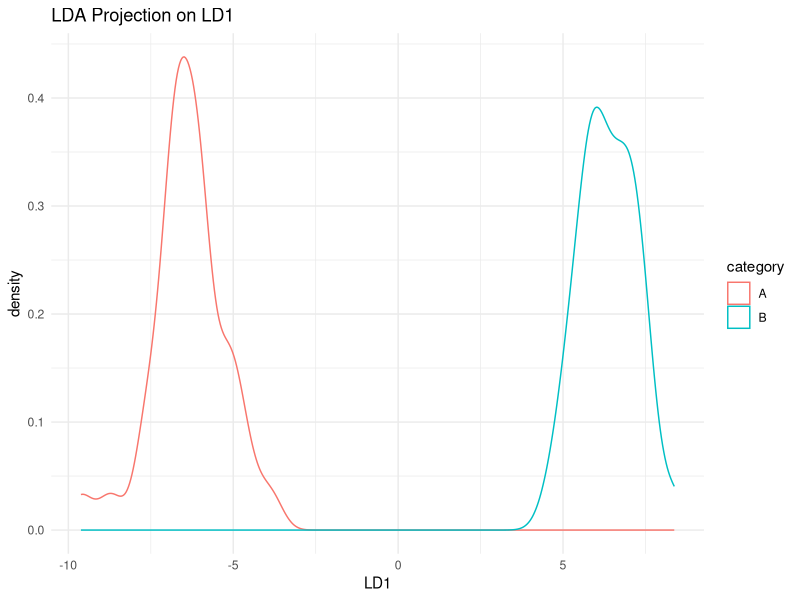

Reproduce this figure in R.
## ---- chunk 1
knitr::opts_chunk$set(echo = TRUE)
list.of.packages <- c("MASS", "ggplot2", "caret")
new.packages <- list.of.packages[!(list.of.packages %in% installed.packages()[,"Package"])]
if(length(new.packages)) install.packages(new.packages)
## ---- chunk 2
set.seed(123)

n <- 100


marketing_spend_A <- rnorm(n/2, mean = 15000, sd = 2000)
marketing_spend_B <- rnorm(n/2, mean = 10000, sd = 2000)
average_price_A <- rnorm(n/2, mean = 35, sd = 5)
average_price_B <- rnorm(n/2, mean = 20, sd = 5)

season <- factor(rep(c("Winter", "Spring", "Summer", "Fall"), each = n / 4))

marketing_spend <- c(marketing_spend_A, marketing_spend_B)
average_price <- c(average_price_A, average_price_B)
category <- factor(c(rep("A", n/2), rep("B", n/2)))


sales <- ifelse(category == "A", 
                marketing_spend * 1.2 - average_price * 1.5 + rnorm(n/2, mean = 5000, sd = 500),
                marketing_spend * 0.8 - average_price * 1.2 + rnorm(n/2, mean = 3000, sd = 500))


data <- data.frame(marketing_spend, average_price, season, sales, category)

head(data)

## ---- chunk 3
library(MASS)

# Splitting data into training and testing sets
set.seed(123)
train_indices <- sample(1:n, n * 0.7)
train_data <- data[train_indices, ]
test_data <- data[-train_indices, ]

# Fitting LDA model
lda_fit <- lda(category ~ ., data = train_data)

# Model summary
print(lda_fit)
## ---- chunk 4
# Predicting test set categories
predictions <- predict(lda_fit, test_data[,-5])$class

# Confusion Matrix
table(Predicted = predictions, Actual = test_data$category)
## ---- chunk 5
library(ggplot2)

# Extracting LDA scores
lda_scores <- predict(lda_fit)$x

lda_scores_df <- as.data.frame(lda_scores)

# Add the actual category for each observation to the lda_scores_df
lda_scores_df$category <- data$category[train_indices]

# Plot
ggplot(lda_scores_df, aes(x = LD1, color = category)) +
  geom_density() +
  theme_minimal() +
  ggtitle("LDA Projection on LD1")

